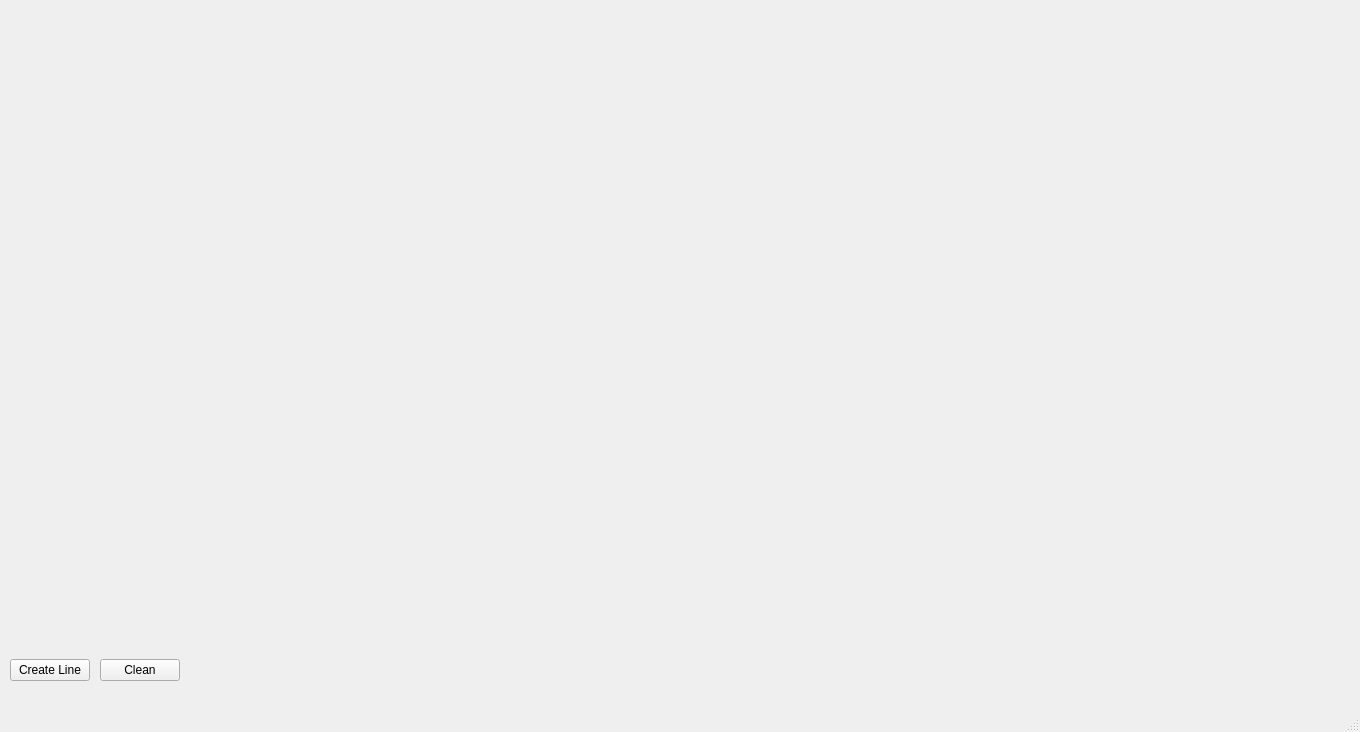
<?xml version="1.0" encoding="UTF-8"?>
<ui version="4.0">
 <class>MainWindow</class>
 <widget class="QMainWindow" name="MainWindow">
  <property name="geometry">
   <rect>
    <x>0</x>
    <y>0</y>
    <width>1360</width>
    <height>732</height>
   </rect>
  </property>
  <property name="windowTitle">
   <string>MainWindow</string>
  </property>
  <widget class="QWidget" name="centralwidget">
   <widget class="QWidget" name="formLayoutWidget">
    <property name="geometry">
     <rect>
      <x>10</x>
      <y>0</y>
      <width>1341</width>
      <height>681</height>
     </rect>
    </property>
    <layout class="QFormLayout" name="formLayout">
     <item row="0" column="0">
      <layout class="QVBoxLayout" name="verticalLayout">
       <property name="spacing">
        <number>10</number>
       </property>
       <item>
        <spacer name="vSpace">
         <property name="orientation">
          <enum>Qt::Vertical</enum>
         </property>
         <property name="sizeHint" stdset="0">
          <size>
           <width>20</width>
           <height>40</height>
          </size>
         </property>
        </spacer>
       </item>
       <item>
        <layout class="QHBoxLayout" name="horizontalLayout">
         <property name="spacing">
          <number>10</number>
         </property>
         <item>
          <widget class="QPushButton" name="create">
           <property name="text">
            <string>Create Line</string>
           </property>
          </widget>
         </item>
         <item>
          <widget class="QPushButton" name="clean">
           <property name="text">
            <string>Clean</string>
           </property>
          </widget>
         </item>
        </layout>
       </item>
      </layout>
     </item>
     <item row="0" column="1">
      <widget class="GSWidget" name="gsWidget" native="true"/>
     </item>
    </layout>
   </widget>
  </widget>
  <widget class="QMenuBar" name="menubar">
   <property name="geometry">
    <rect>
     <x>0</x>
     <y>0</y>
     <width>1360</width>
     <height>26</height>
    </rect>
   </property>
  </widget>
  <widget class="QStatusBar" name="statusbar"/>
 </widget>
 <customwidgets>
  <customwidget>
   <class>GSWidget</class>
   <extends>QWidget</extends>
   <header>gswidget.h</header>
   <container>1</container>
  </customwidget>
 </customwidgets>
 <resources/>
 <connections/>
</ui>
